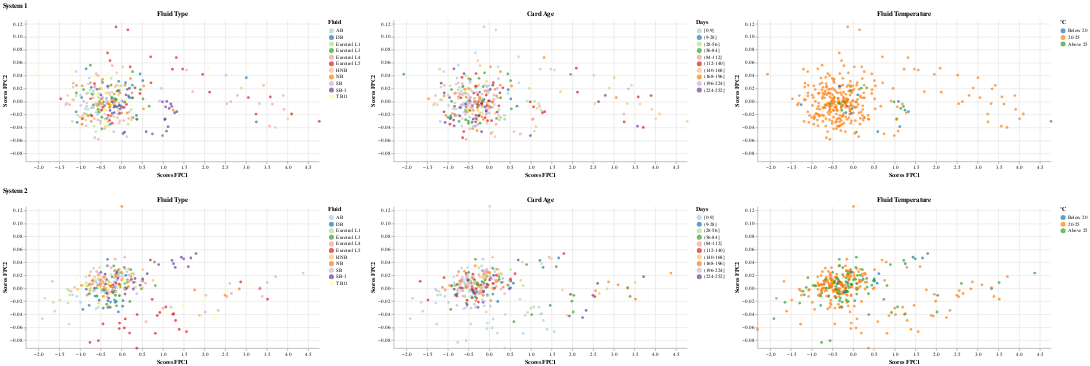

The notebook cell saved with this chart:
### Code cell
pc_scores_s1_B_sample_window, pc_scores_s2_B_sample_window,fpca_s1_B_sample_window,fpca_s2_B_sample_window = fpca_two_inputs(B1_sample_window_combine_balanced.iloc[:,:-6], B2_sample_window_combine_balanced.iloc[:,:-6], color_fpc1_s1='tab:blue', color_fpc2_s1='tab:cyan', color_fpc1_s2='tab:orange', color_fpc2_s2='gold')
print("--------------------------------------------------- Bootstrap -------------------------------------------------------------------------------------------")
bs1,bs2 = bootstrap(B1_sample_window_combine_balanced, B2_sample_window_combine_balanced, "B","sample_window",features="FluidType")
print("--------------------------------------------------- PCA Scores -------------------------------------------------------------------------------------------")
create_pc_scores_plots(pc_scores_s1_B_sample_window, pc_scores_s2_B_sample_window, B1_sample_window_combine_balanced, B2_sample_window_combine_balanced,features="FluidType")

### Figure 1 — Vega-Lite specification as saved in the notebook (floating-point values rounded to 4 significant figures; data arrays with more than 128 entries replaced by an {"elided": "..."} marker saying what was removed)
{"config": {"view": {"continuousWidth": 300, "continuousHeight": 300, "stroke": null}}, "vconcat": [{"hconcat": [{"mark": {"type": "circle"}, "encoding": {"color": {"field": "FluidType", "scale": {"scheme": "paired"}, "title": "Fluid", "type": "nominal"}, "tooltip": [{"field": "TestID", "type": "quantitative"}, {"field": "PC1_Scores", "type": "quantitative"}, {"field": "PC2_Scores", "type": "quantitative"}, {"field": "FluidType", "title": "Fluid Type", "type": "nominal"}], "x": {"field": "PC1_Scores", "scale": {"domain": [-2.309, 4.763]}, "title": "Scores FPC1", "type": "quantitative"}, "y": {"field": "PC2_Scores", "scale": {"domain": [-0.09226, 0.1262]}, "title": "Scores FPC2", "type": "quantitative"}}, "height": 280, "title": "Fluid Type", "width": 580}, {"mark": {"type": "circle"}, "encoding": {"color": {"field": "CardAgeBin", "scale": {"scheme": "paired"}, "sort": ["[0-9]", "(9-28]", "(28-56]", "(56-84]", "(84-112]", "(112-140]", "(140-168]", "(168-196]", "(196-224]", "(224-252]"], "title": "Days", "type": "ordinal"}, "tooltip": [{"field": "TestID", "type": "quantitative"}, {"field": "PC1_Scores", "type": "quantitative"}, {"field": "PC2_Scores", "type": "quantitative"}, {"field": "CardAgeBin", "title": "Card Age", "type": "ordinal"}], "x": {"field": "PC1_Scores", "scale": {"domain": [-2.309, 4.763]}, "title": "Scores FPC1", "type": "quantitative"}, "y": {"field": "PC2_Scores", "scale": {"domain": [-0.09226, 0.1262]}, "title": "Scores FPC2", "type": "quantitative"}}, "height": 280, "title": "Card Age", "width": 580}, {"mark": {"type": "circle"}, "encoding": {"color": {"field": "FluidTempBin", "scale": {"scheme": "category10"}, "sort": ["Below 20", "20-25", "Above 25"], "title": "°C", "type": "ordinal"}, "tooltip": [{"field": "TestID", "type": "quantitative"}, {"field": "PC1_Scores", "type": "quantitative"}, {"field": "PC2_Scores", "type": "quantitative"}, {"field": "FluidTempBin", "title": "Fluid Temperature", "type": "ordinal"}], "x": {"field": "PC1_Scores", "scale": {"domain": [-2.309, 4.763]}, "title": "Scores FPC1", "type": "quantitative"}, "y": {"field": "PC2_Scores", "scale": {"domain": [-0.09226, 0.1262]}, "title": "Scores FPC2", "type": "quantitative"}}, "height": 280, "title": "Fluid Temperature", "width": 580}], "data": {"name": "data-a068945fa962c4133b3975c822561c9c"}, "resolve": {"scale": {"color": "independent"}}, "title": "System 1"}, {"hconcat": [{"mark": {"type": "circle"}, "encoding": {"color": {"field": "FluidType", "scale": {"scheme": "paired"}, "title": "Fluid", "type": "nominal"}, "tooltip": [{"field": "TestID", "type": "quantitative"}, {"field": "PC1_Scores", "type": "quantitative"}, {"field": "PC2_Scores", "type": "quantitative"}, {"field": "FluidType", "title": "Fluid Type", "type": "nominal"}], "x": {"field": "PC1_Scores", "scale": {"domain": [-2.309, 4.763]}, "title": "Scores FPC1", "type": "quantitative"}, "y": {"field": "PC2_Scores", "scale": {"domain": [-0.09226, 0.1262]}, "title": "Scores FPC2", "type": "quantitative"}}, "height": 280, "title": "Fluid Type", "width": 580}, {"mark": {"type": "circle"}, "encoding": {"color": {"field": "CardAgeBin", "scale": {"scheme": "paired"}, "sort": ["[0-9]", "(9-28]", "(28-56]", "(56-84]", "(84-112]", "(112-140]", "(140-168]", "(168-196]", "(196-224]", "(224-252]"], "title": "Days", "type": "ordinal"}, "tooltip": [{"field": "TestID", "type": "quantitative"}, {"field": "PC1_Scores", "type": "quantitative"}, {"field": "PC2_Scores", "type": "quantitative"}, {"field": "CardAgeBin", "title": "Card Age", "type": "ordinal"}], "x": {"field": "PC1_Scores", "scale": {"domain": [-2.309, 4.763]}, "title": "Scores FPC1", "type": "quantitative"}, "y": {"field": "PC2_Scores", "scale": {"domain": [-0.09226, 0.1262]}, "title": "Scores FPC2", "type": "quantitative"}}, "height": 280, "title": "Card Age", "width": 580}, {"mark": {"type": "circle"}, "encoding": {"color": {"field": "FluidTempBin", "scale": {"scheme": "category10"}, "sort": ["Below 20", "20-25", "Above 25"], "title": "°C", "type": "ordinal"}, "tooltip": [{"field": "TestID", "type": "quantitative"}, {"field": "PC1_Scores", "type": "quantitative"}, {"field": "PC2_Scores", "type": "quantitative"}, {"field": "FluidTempBin", "title": "Fluid Temperature", "type": "ordinal"}], "x": {"field": "PC1_Scores", "scale": {"domain": [-2.309, 4.763]}, "title": "Scores FPC1", "type": "quantitative"}, "y": {"field": "PC2_Scores", "scale": {"domain": [-0.09226, 0.1262]}, "title": "Scores FPC2", "type": "quantitative"}}, "height": 280, "title": "Fluid Temperature", "width": 580}], "data": {"name": "data-d82bb8b18c7d41a51eb32ee4391c9080"}, "resolve": {"scale": {"color": "independent"}}, "title": "System 2"}], "$schema": "https://vega.github.io/schema/vega-lite/v5.8.0.json", "datasets": {"data-a068945fa962c4133b3975c822561c9c": {"elided": "330 records"}, "data-d82bb8b18c7d41a51eb32ee4391c9080": {"elided": "330 records"}}}
